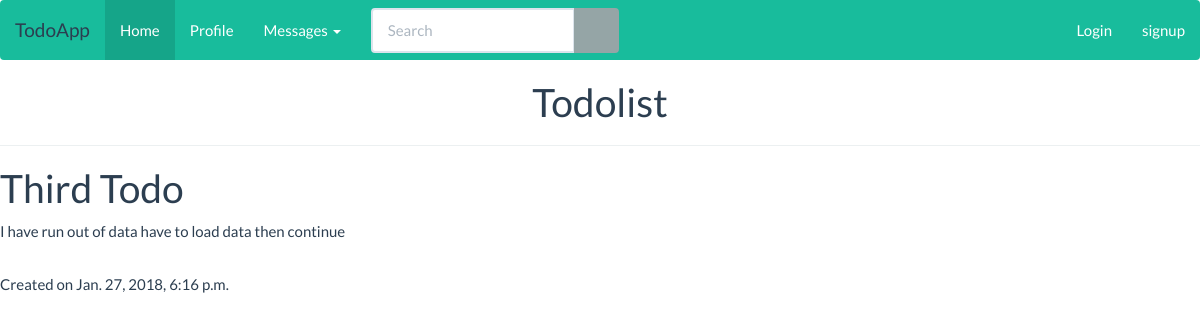
The page /todo/details/3 on the database its author committed.
### todos/models.py (models this page shows, shortened)
class Todo(models.Model):
    title = models.CharField(max_length=50)
    text = models.TextField()
    created_at = models.DateTimeField(default=datetime.now, blank=True)

### todos/views.py (the view)
# urls.py: path('todo/details/<todo_id>', views.details, name='detail'),
def details(request, todo_id):
    todo = Todo.objects.get(id=todo_id)
    context = {
        'todo': todo
    }
    return render(request, 'details.html', context)

### todos/Templates/details.html
{% include 'partials/header.html' %}
<h1>{{ todo.title }}</h1>
<p>{{ todo.text }}</p>
<br>
<p>Created on {{ todo.created_at }}</p>
{% include 'partials/footer.html' %}

### rows shown on the page
Todo: title "Third Todo", text "I have run out of data have to load data then continue", created_at "Jan. 27, 2018, 6:16 p.m."
